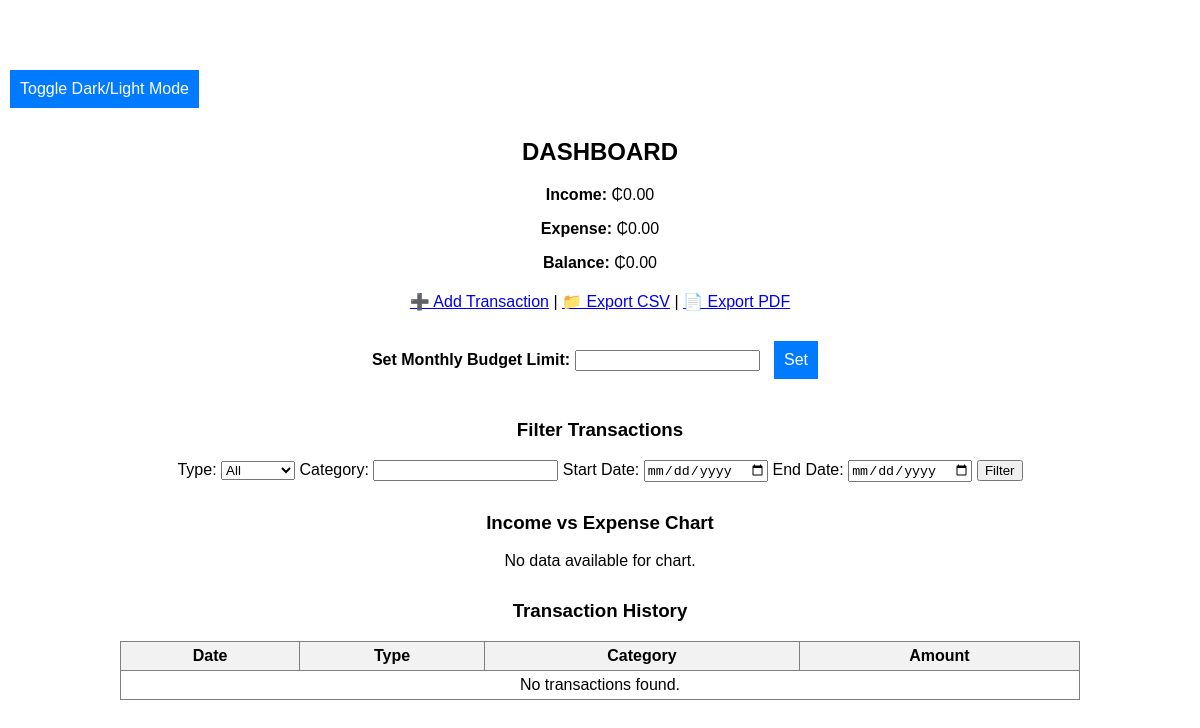
The page /dashboard (signed in) on the database as committed earlier.
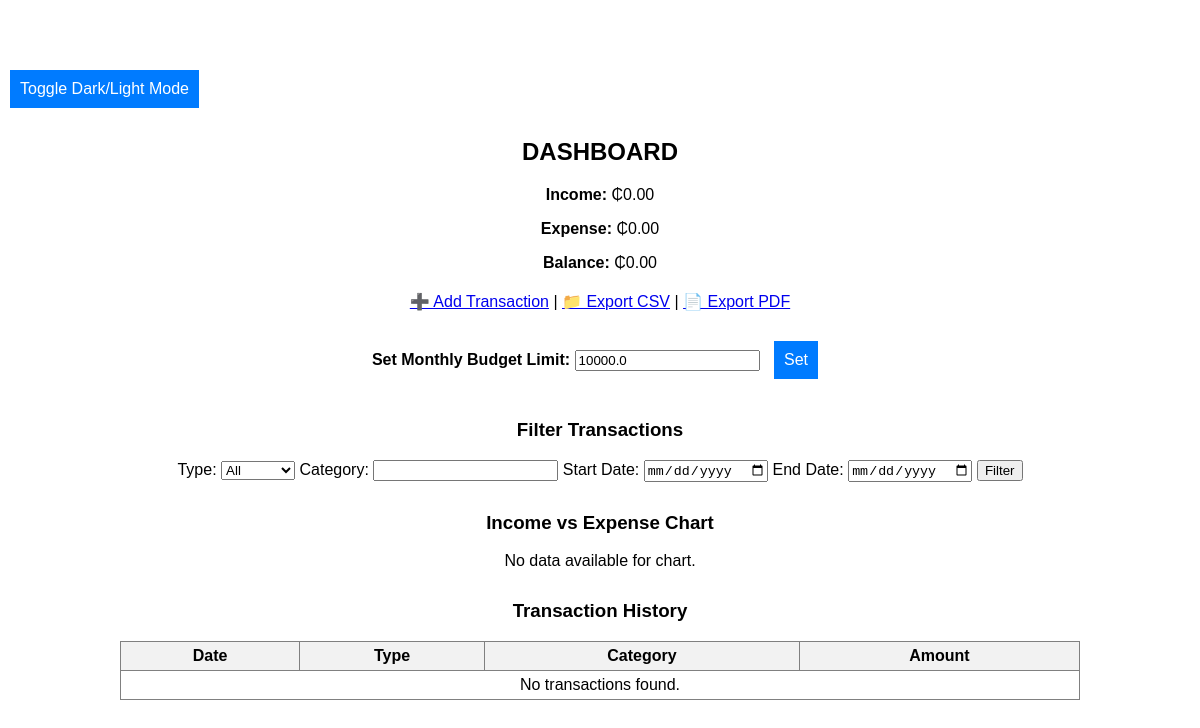
The same page on the database as committed later.
### models.py (models this page shows)
class User(db.Model, UserMixin):
    __tablename__ = 'users'  # Explicit table name for clarity
    id = db.Column(db.Integer, primary_key=True)
    username = db.Column(db.String(100), nullable=False, unique=True)
    email = db.Column(db.String(120), nullable=False, unique=True)
    password = db.Column(db.String(200), nullable=False)
    budget_limit = db.Column(db.Float, default=0.0)
    transactions = db.relationship('Transaction', backref='user', lazy=True, cascade='all, delete-orphan')

### app.py (the view)
@app.route('/dashboard', methods=['GET', 'POST'])
@login_required
def dashboard():
    transactions = Transaction.query.filter_by(user_id=current_user.id).order_by(Transaction.date.desc()).all()
    today = date.today()
    monthly_expenses = sum(
        t.amount for t in transactions if t.type == 'Expense' and t.date.month == today.month and t.date.year == today.year
    )
    income = sum(t.amount for t in transactions if t.type == 'Income')
    expense = sum(t.amount for t in transactions if t.type == 'Expense')
    balance = income - expense
    if not isinstance(income, (int, float)) or math.isnan(float(income)):
        income = 0
    if not isinstance(expense, (int, float)) or math.isnan(float(expense)):
        expense = 0
    alert = None
    if current_user.budget_limit and monthly_expenses > current_user.budget_limit:
        alert = f"Warning: You have exceeded your monthly budget limit of ₵{current_user.budget_limit:.2f}!"
    chart = create_pie_chart(income, expense)
    return render_template('dashboard.html', transactions=transactions,
                           income=income, expense=expense, balance=balance,
                           chart=chart, alert=alert)

### app.py (called while the page is built, shortened)
@login_manager.user_loader
def load_user(user_id):
    return db.session.get(User, int(user_id))  # ✅ SQLAlchemy 2.0 compatible

def create_pie_chart(income, expense):
    try:
        income = float(income)
        expense = float(expense)
        if math.isnan(income):
            income = 0
        if math.isnan(expense):
            expense = 0
    except (TypeError, ValueError):
        income = 0
        expense = 0
    total = income + expense
    if total == 0:
        return None

### templates/dashboard.html (shortened to what this page needs)
{% extends "base.html" %}
{% block content %}
<h2 style="text-align:center;">DASHBOARD</h2>
<div style="margin-bottom: 20px; text-align:center;">
  <p><strong>Income:</strong> ₵{{ '%.2f' | format(income) }}</p>
  <p><strong>Expense:</strong> ₵{{ '%.2f' | format(expense) }}</p>
  <p><strong>Balance:</strong> ₵{{ '%.2f' | format(balance) }}</p>
</div>
<p style="text-align:center;">
  <a href="{{ url_for('add_transaction') }}">➕ Add Transaction</a> |
  <a href="{{ url_for('export_csv') }}">📁 Export CSV</a> |
  <a href="{{ url_for('export_pdf') }}">📄 Export PDF</a>
</p>
<form method="POST" action="{{ url_for('set_budget') }}" style="margin-top: 20px; text-align:center;">
  <label><strong>Set Monthly Budget Limit:</strong></label>
  <input type="number" name="budget_limit" step="0.01" value="{{ current_user.budget_limit or '' }}" required>
  <button type="submit">Set</button>
</form>
<h3 style="margin-top: 30px; text-align:center;">Filter Transactions</h3>
<form method="GET" style="text-align:center;">
  <label>Type:</label>
  <select name="type">
    <option value="">All</option>
  </select>
  <label>Category:</label>
  <input type="text" name="category" value="{{ request.args.get('category', '') }}">
  <label>Start Date:</label>
  <input type="date" name="start" value="{{ request.args.get('start', '') }}">
  <label>End Date:</label>
  <input type="date" name="end" value="{{ request.args.get('end', '') }}">
  <input type="submit" value="Filter">
</form>
<h3 style="margin-top: 30px; text-align:center;">Income vs Expense Chart</h3>
{% if chart %}
  <div style="text-align:center;">
    <img alt="Income vs Expense Pie Chart" style="max-width:100%; height:auto;">
  </div>
{% else %}
  <p style="text-align:center;">No data available for chart.</p>
{% endif %}
<h3 style="margin-top: 30px; text-align:center;">Transaction History</h3>
<table border="1" cellpadding="5" style="width:80%; margin-left:auto; margin-right:auto; border-collapse: collapse;">
  <thead style="background-color: #f2f2f2;">
    <tr>
      <th>Date</th>
      <th>Type</th>
      <th>Category</th>
      <th>Amount</th>
    </tr>
  </thead>
  <tbody>
    {% for t in transactions %}
    <tr>
      <td>{{ t.date }}</td>
      <td>{{ t.type }}</td>
      <td>{{ t.category }}</td>
      <td>₵{{ '%.2f' | format(t.amount) }}</td>
    </tr>
    {% else %}
    <tr>
      <td colspan="4" style="text-align:center;">No transactions found.</td>
    </tr>
    {% endfor %}
  </tbody>
</table>
{% endblock %}

### templates/base.html (shortened to what this page needs)
<!DOCTYPE html>
<html lang="en">
<head>
</head>
<body class="light-mode">
    <p class="flash-message {% if category == 'danger' %}text-danger{% elif category == 'success' %}text-success{% else %}text-info{% endif %}">
    </p>
    <button id="toggle-mode">Toggle Dark/Light Mode</button>
    {% block content %}{% endblock %}
</body>
</html>

### templates/base.html (style rules this page uses)
body { font-family: Arial, sans-serif; margin: 0; padding: 0; transition: background-color 0.3s ease, color 0.3s ease; }
.text-info { color: blue; }
body.light-mode { background-color: #ffffff; color: #000000; }
button { margin: 10px; padding: 10px; border: none; background-color: #007bff; color: white; cursor: pointer; font-size: 16px; }
.flash-message { margin: 20px; padding: 10px; border-radius: 5px; }

Rows that differ between the two databases and show on the page:
now on this page (row edited): User: budget_limit "10000.0"
